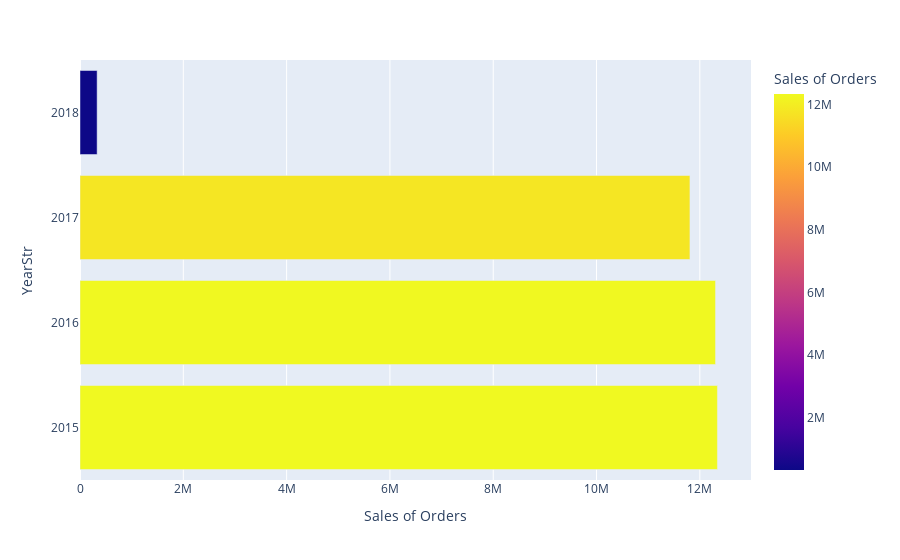

This figure's notebook cell:
### Code cell
data_orderdate['YearStr']=data_orderdate['year'].astype(str)
df_sales_year=data_orderdate.groupby([ 'YearStr'])['Sales'].sum().reset_index(name='Sales of Orders').sort_values(by= 'Sales of Orders', ascending= False)
px.bar(df_sales_year, x='Sales of Orders',y = 'YearStr',color ='Sales of Orders')

### Figure 1 — Plotly figure (JSON) as saved in the notebook; plotly's stock layout.template omitted (floating-point values rounded to 4 significant figures)
{"data": [{"alignmentgroup": "True", "hovertemplate": "Sales of Orders=%{marker.color}<br>YearStr=%{y}<extra></extra>", "legendgroup": "", "marker": {"color": [12340000.0, 12300000.0, 11810000.0, 331700.0], "coloraxis": "coloraxis", "pattern": {"shape": ""}}, "name": "", "offsetgroup": "", "orientation": "h", "showlegend": false, "textposition": "auto", "type": "bar", "x": [12340000.0, 12300000.0, 11810000.0, 331700.0], "xaxis": "x", "y": ["2015", "2016", "2017", "2018"], "yaxis": "y"}], "layout": {"barmode": "relative", "coloraxis": {"colorbar": {"title": {"text": "Sales of Orders"}}, "colorscale": [[0, "#0d0887"], [0.1111, "#46039f"], [0.2222, "#7201a8"], [0.3333, "#9c179e"], [0.4444, "#bd3786"], [0.5556, "#d8576b"], [0.6667, "#ed7953"], [0.7778, "#fb9f3a"], [0.8889, "#fdca26"], [1, "#f0f921"]]}, "legend": {"tracegroupgap": 0}, "margin": {"t": 60}, "xaxis": {"anchor": "y", "domain": [0, 1], "title": {"text": "Sales of Orders"}}, "yaxis": {"anchor": "x", "domain": [0, 1], "title": {"text": "YearStr"}}}}
